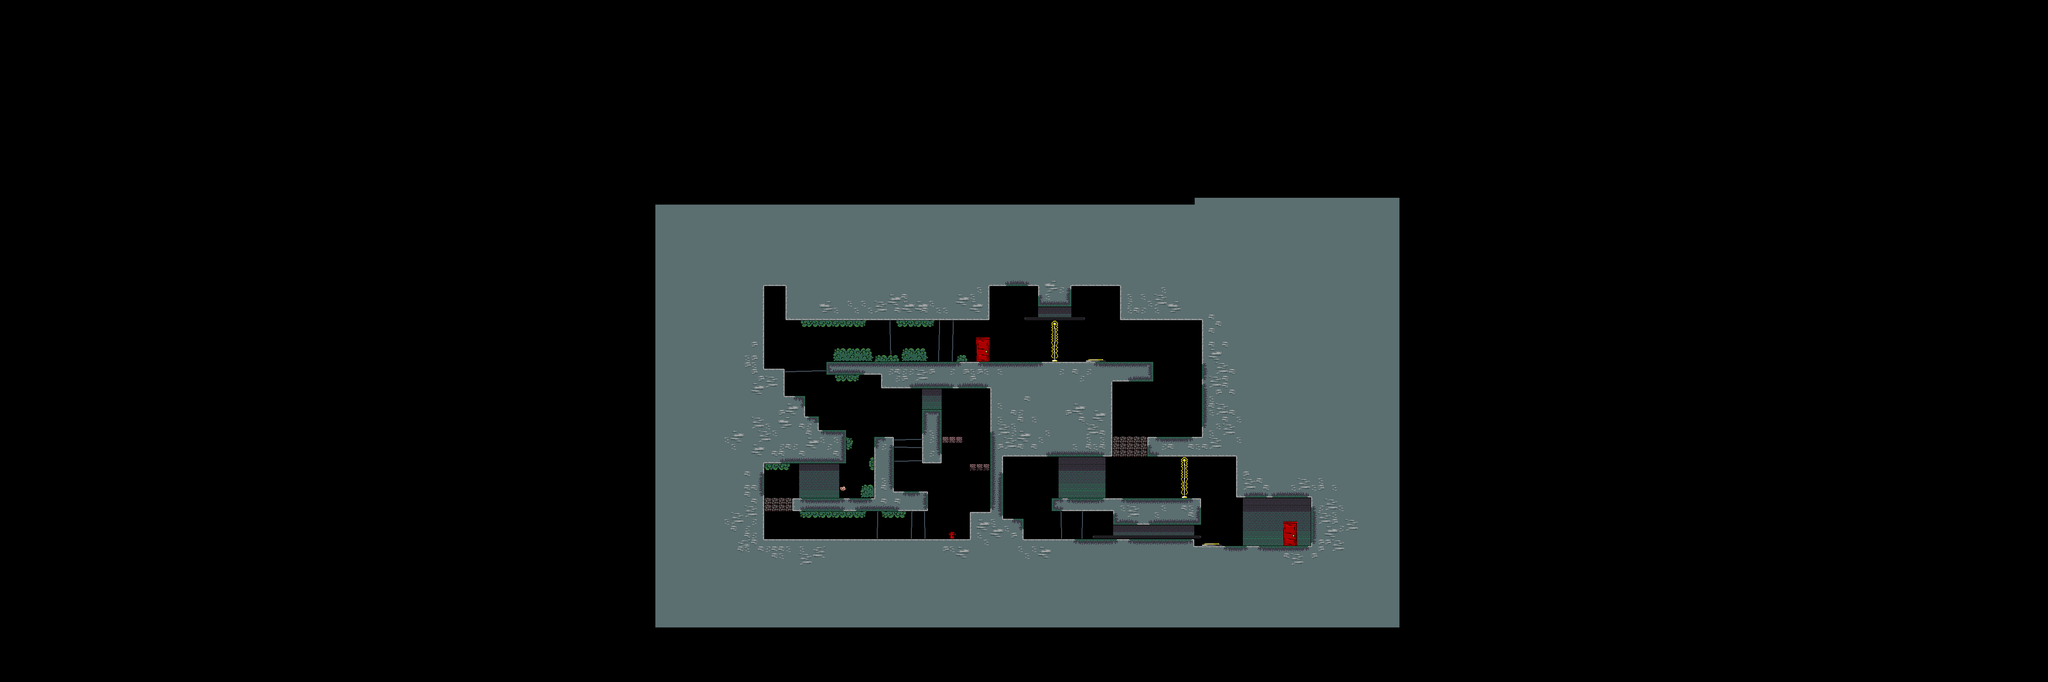

A level layout from a 2D game, rendered from its tile map. Below: a short description, then the map file with tile-grid data replaced by summaries:
An orthogonal 300x100 tile map with 16x16 px tiles, 4 tile layers (04 Background, 03 Collision, 02 Foreground, 01 Placeholders).

<map version="1.5" tiledversion="1.7.0" orientation="orthogonal" renderorder="right-down" width="300" height="100" tilewidth="16" tileheight="16" infinite="0" nextlayerid="5" nextobjectid="1">
 <tileset firstgid="1" source="RatkingTileset.tsx" />
 <layer id="4" name="04 Background" width="300" height="100">
  <data>[30000 cells, 321 non-empty, 29 distinct tile ids]</data>
 </layer>
 <layer id="1" name="03 Collision" width="300" height="100">
  <data>[30000 cells, 5218 non-empty, 22 distinct tile ids]</data>
 </layer>
 <layer id="2" name="02 Foreground" width="300" height="100">
  <data>[30000 cells, 395 non-empty, 15 distinct tile ids]</data>
 </layer>
 <layer id="3" name="01 Placeholders" width="300" height="100">
  <data>[30000 cells, 65 non-empty, 22 distinct tile ids]</data>
 </layer>
</map>
